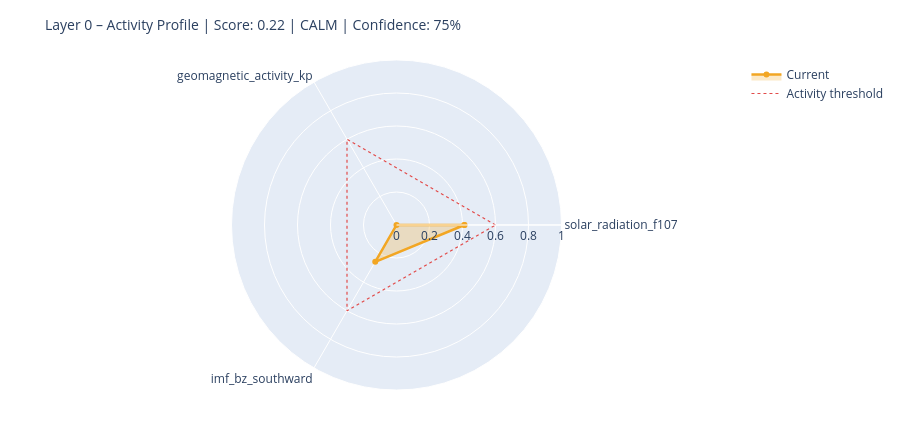

Notebook cell for this chart:
### Markdown cell above
---
## 6. State Assessment & Handoff to Layer 1

### Code cell
# ============================================================
# STEP 1 – Collect raw values with source modes
# Mode: 'primary' | 'fallback_3h' | 'last_valid' | 'missing'
# ============================================================

def safe_last(df, col):
    if df is None or col not in df.columns: return None
    s = df[col].dropna()
    return float(s.iloc[-1]) if not s.empty else None

f107_now = safe_last(df_f107, 'f10.7')
bz_now   = safe_last(df_mag,  'bz_gsm')
kp_now   = safe_last(df_kp,   'kp')
sw_now   = safe_last(df_sw,   'speed')

source_modes = {
    'F10.7':    'primary'  if f107_now is not None else 'missing',
    'Kp':       'primary'  if kp_now   is not None else 'missing',
    'IMF_Bz':   'primary'  if bz_now   is not None else 'missing',
    'SW_speed': 'primary'  if sw_now   is not None else 'missing',
}

# Kp Fallback – 3h endpoint
if kp_now is None:
    try:
        r = requests.get(
            'https://services.swpc.noaa.gov/json/noaa-planetary-k-index.json',
            timeout=10)
        r.raise_for_status()
        fb = pd.DataFrame(r.json())
        tc = next((c for c in fb.columns if 'time' in c.lower()), fb.columns[0])
        kc = next((c for c in fb.columns if 'kp' in c.lower() and c != tc), None)
        if kc:
            fb[kc] = fb[kc].astype(str).str.extract(r'([0-9]+(?:\.[0-9]*)?)')[0]
            fb[kc] = pd.to_numeric(fb[kc], errors='coerce')
            fb = fb[fb[kc] >= 0].dropna(subset=[kc])
            if not fb.empty:
                kp_now = float(fb[kc].iloc[-1])
                source_modes['Kp'] = 'fallback_3h'
                print(f'  Kp fallback (3h): {kp_now:.1f}')
    except Exception as e:
        print(f'  Kp fallback failed: {e}')

# Solar Wind Fallback – last valid value
if sw_now is None and df_sw is not None and 'speed' in df_sw.columns:
    s = df_sw['speed'].dropna()
    if not s.empty:
        sw_now = float(s.iloc[-1])
        source_modes['SW_speed'] = 'last_valid'
        print(f'  SW fallback (last_valid): {sw_now:.0f} km/s')

print()
print('Source modes:', source_modes)

# ============================================================
# STEP 2 – Score from available components only
# ============================================================

def norm(v, lo, hi):
    if v is None: return None
    return max(0.0, min(1.0, (v - lo) / (hi - lo)))

COMPONENTS = {
    'solar_radiation_f107':    (f107_now, norm(f107_now, 60, 250)),
    'geomagnetic_activity_kp': (kp_now,   norm(kp_now,   0,   9)),
    'imf_bz_southward':        (bz_now,   norm(-(bz_now or 0) if bz_now else None, -5, 30)
                                           if bz_now is not None else None),
    'solar_wind_speed':        (sw_now,   norm(sw_now, 300, 800)),
}

available   = {k: v[1] for k, v in COMPONENTS.items() if v[1] is not None}
unavailable = [k for k, v in COMPONENTS.items() if v[1] is None]

layer0_score = round(sum(available.values()) / len(available), 4) if available else None
confidence   = round(len(available) / len(COMPONENTS), 2)

level = ('unknown'  if layer0_score is None
         else 'calm'     if layer0_score < 0.3
         else 'moderate' if layer0_score < 0.6
         else 'active')

# ============================================================
# STEP 3 – Dominant Driver
# ============================================================

def dominant_driver(kp, f107, bz, sw):
    candidates = []
    if kp   is not None and kp   >= 4:   candidates.append(('geomagnetic',    kp / 9))
    if sw   is not None and sw   >= 500:  candidates.append(('solar_wind',     sw / 800))
    if bz   is not None and bz   <= -5:   candidates.append(('imf_southward',  abs(bz) / 30))
    if f107 is not None and f107 >= 150:  candidates.append(('solar_radiation',f107 / 250))
    return max(candidates, key=lambda x: x[1])[0] if candidates else 'none'

driver = dominant_driver(kp_now, f107_now, bz_now, sw_now)

# ============================================================
# STEP 4 – Downstream expectations
# ============================================================

def downstream_expectation(driver, score, kp, bz, f107):
    exp = {
        'magnetosphere':        'calm',
        'ionosphere':           'calm',
        'schumann_resonance':   'unchanged',
        'lithosphere_currents': 'low',
    }
    if driver == 'geomagnetic' or (kp and kp >= 5):
        exp['magnetosphere']        = 'compressed / storm'
        exp['ionosphere']           = 'elevated disturbance (TEC variability)'
        exp['schumann_resonance']   = 'elevated amplitude possible'
        exp['lithosphere_currents'] = 'elevated induction currents'
    elif driver == 'imf_southward' or (bz and bz <= -5):
        exp['magnetosphere']        = 'energy coupling active'
        exp['ionosphere']           = 'elevated electron density possible'
        exp['schumann_resonance']   = 'slight modulation possible'
    elif driver == 'solar_radiation' or (f107 and f107 >= 150):
        exp['ionosphere']           = 'elevated ionization (F-layer)'
        exp['schumann_resonance']   = 'slightly elevated background activity'
    return exp

downstream = downstream_expectation(driver, layer0_score, kp_now, bz_now, f107_now)

# ============================================================
# CONSOLE OUTPUT
# ============================================================

W = 58
print('=' * W)
print('LAYER 0 – STATE ASSESSMENT')
print('=' * W)
for name, (raw_v, score_v) in COMPONENTS.items():
    if score_v is not None:
        bar = '█' * int(score_v * 20) + '░' * (20 - int(score_v * 20))
        print(f'  {name:<35}  {bar}  {score_v:.2f}')
    else:
        print(f'  {name:<35}  {"─" * 20}  n/a')
print('-' * W)
print(f'  Score ({len(available)}/{len(COMPONENTS)} components):  {layer0_score:.3f}')
print(f'  Confidence:         {confidence:.0%}')
print(f'  Level:              {level.upper()}')
print(f'  Dominant Driver:    {driver}')

# Radar chart
cats = list(available.keys())
vals = list(available.values())
if len(cats) >= 3:
    fig = go.Figure()
    fig.add_trace(go.Scatterpolar(
        r=vals + [vals[0]], theta=cats + [cats[0]],
        fill='toself', fillcolor='rgba(242,166,35,0.25)',
        line=dict(color='#F2A623', width=2.5), name='Current'
    ))
    fig.add_trace(go.Scatterpolar(
        r=[0.6] * (len(cats) + 1), theta=cats + [cats[0]],
        line=dict(color='#E24B4A', dash='dot', width=1.2),
        mode='lines', name='Activity threshold'
    ))
    fig.update_layout(
        title=dict(text=f'Layer 0 – Activity Profile | Score: {layer0_score:.2f} | {level.upper()} | Confidence: {confidence:.0%}',
                   font=dict(size=14)),
        polar=dict(radialaxis=dict(visible=True, range=[0, 1])),
        height=430, showlegend=True,
        margin=dict(l=60, r=60, t=60, b=40)
    )
    fig.show()

### Figure 1 — Plotly figure (JSON) as saved in the notebook; plotly's stock layout.template omitted (floating-point values rounded to 4 significant figures)
{"data": [{"fill": "toself", "fillcolor": "rgba(242,166,35,0.25)", "line": {"color": "#F2A623", "width": 2.5}, "name": "Current", "r": [0.4116, 0.0, 0.2577, 0.4116], "theta": ["solar_radiation_f107", "geomagnetic_activity_kp", "imf_bz_southward", "solar_radiation_f107"], "type": "scatterpolar"}, {"line": {"color": "#E24B4A", "dash": "dot", "width": 1.2}, "mode": "lines", "name": "Activity threshold", "r": [0.6, 0.6, 0.6, 0.6], "theta": ["solar_radiation_f107", "geomagnetic_activity_kp", "imf_bz_southward", "solar_radiation_f107"], "type": "scatterpolar"}], "layout": {"height": 430, "margin": {"b": 40, "l": 60, "r": 60, "t": 60}, "polar": {"radialaxis": {"range": [0, 1], "visible": true}}, "showlegend": true, "title": {"font": {"size": 14}, "text": "Layer 0 – Activity Profile | Score: 0.22 | CALM | Confidence: 75%"}}}
